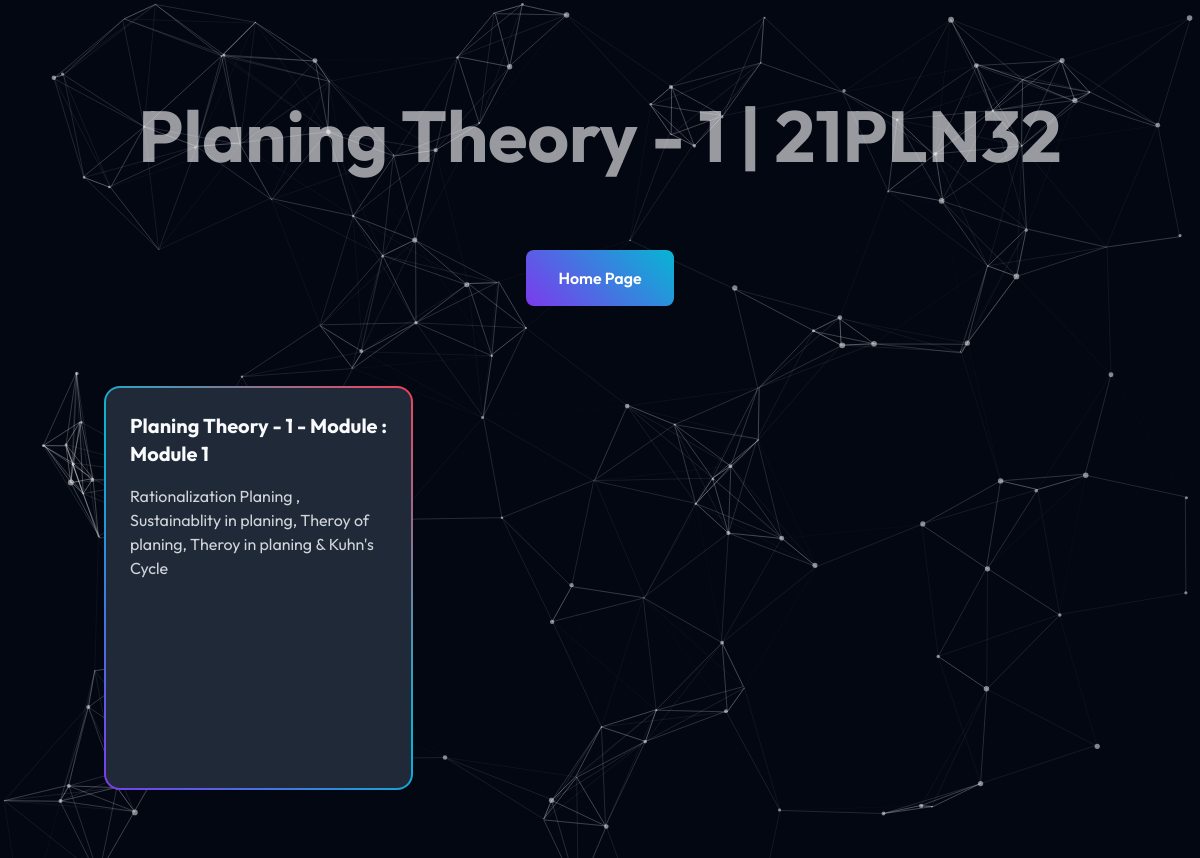
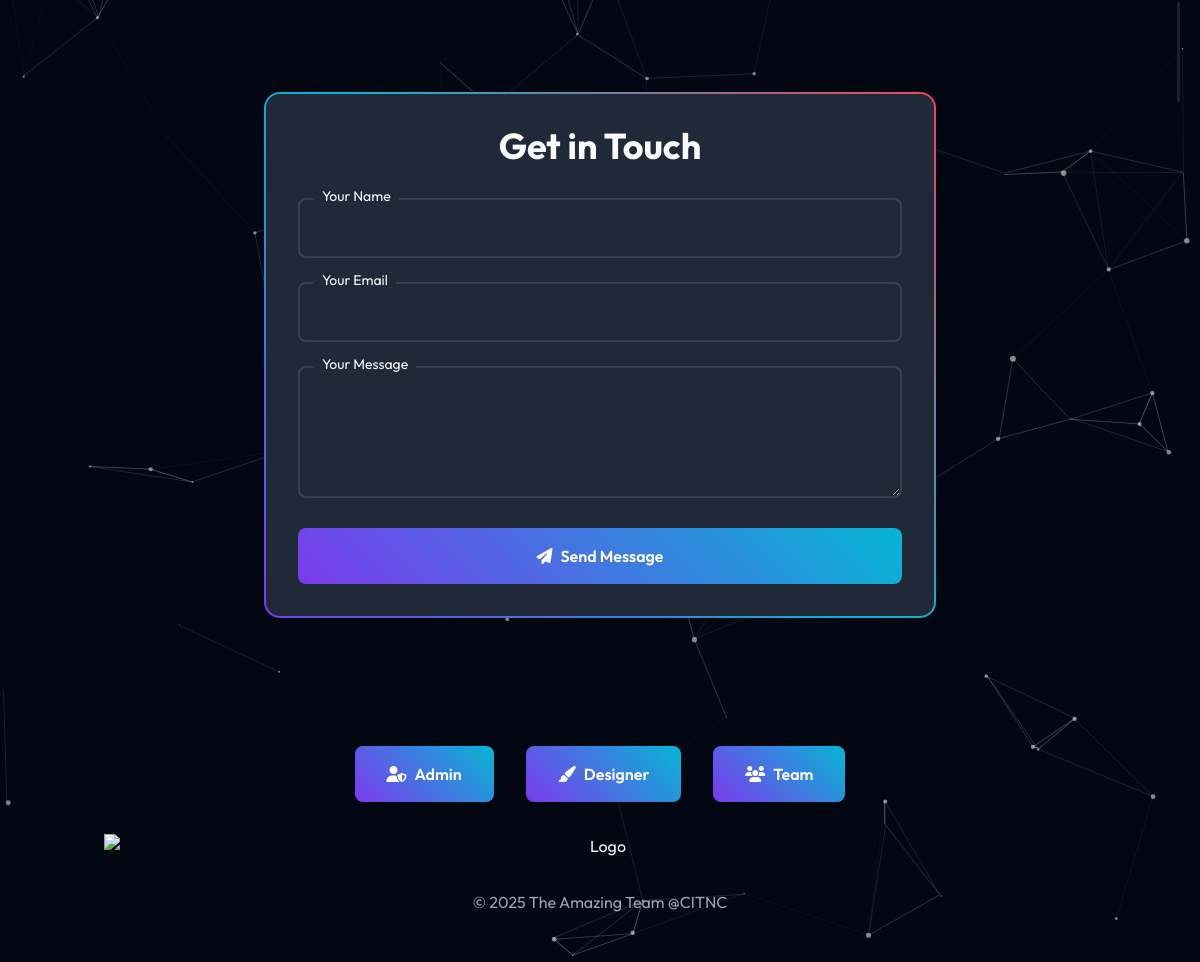
The app's page /modules/3/ with its own data (2 pictures, top to bottom).
### mainapp/models.py (models this page shows, shortened)
class Subject(models.Model):
    name = models.CharField(max_length=100)  # e.g., "Computer Networks"
    subjectcode = models.CharField(max_length=10)  # e.g., "CS  601"
    semester = models.ForeignKey(Semester, on_delete=models.CASCADE)
    branch = models.ForeignKey(Branch, on_delete=models.CASCADE)

class Module(models.Model):
    name = models.CharField(max_length=100)  # e.g., "Module 1"
    description = models.TextField(max_length=500, null=True, blank=True)
    image = models.ImageField(upload_to='images/', null=True, blank=True)
    file = models.FileField(upload_to='files/')
    subject = models.ForeignKey(Subject, on_delete=models.CASCADE)
    semester = models.ForeignKey(Semester, on_delete=models.CASCADE)
    branch = models.ForeignKey(Branch, on_delete=models.CASCADE)
    uploaded_at = models.DateTimeField(auto_now_add=True)

### mainapp/views.py (the view)
# urls.py: path('modules/<int:subject_id>/', views.modules_page, name='modules'),
def modules_page(request, subject_id):
    modules = Module.objects.filter(subject_id=subject_id)
    subject = get_object_or_404(Subject, id=subject_id)
    subject_code = subject.subjectcode
    return render(request, 'modules.html', {'modules': modules, 'subject_name': subject.name, 'subject_code': subject_code})

### mainapp/templates/modules.html (shortened to what this page needs)
<!DOCTYPE html>
<html lang="en">
<head>
    <link rel="stylesheet" href="https://cdnjs.cloudflare.com/ajax/libs/font-awesome/6.4.0/css/all.min.css">
    <script src="https://cdn.tailwindcss.com"></script>
    {% load static %}
    <link rel="stylesheet" type="text/css" href="{% static 'mainapp/style.css' %}">
</head>
<body>
    <div id="particles-js"></div>
    <div class="scroll-indicator">
    </div>
    <div id="canvas-container" class="absolute inset-0"></div>
    <div class="text-center z-10" style="margin-top: 100px;">
        <h1 class="text-7xl font-bold mb-6 floating" style="opacity: 0.6073;">{{ subject_name }} | {{ subject_code }}</h1>
        <div class="mt-12 flex justify-center space-x-4">
            <a href="/" class="glowing-btn" style="margin-top: 30px;">
                Home Page
            </a>
        </div>
    </div>
    <section id="textbooks" class="py-20">
        <div class="container mx-auto px-4">
            <div class="grid grid-cols-1 md:grid-cols-2 lg:grid-cols-3 gap-8">
                {% for module in modules %}
                <div class="program cyber-border">
                    <div class="program-content h-[400px]">
                        <div class="program-front">
                            <div class="p-6">
                                <h3 class="text-xl font-bold mb-4">{{ module.subject.name }} - Module : {{ module.name }}</h3>
                                <p class="text-gray-300">{{ module.description }}</p>
                            </div>
                        </div>
                        <div class="program-back rounded-lg">
                            <h3 class="text-xl font-bold mb-6">Program Actions</h3>
                            <div class="space-y-4 w-full">
                                <a href="{{ module.file.url }}" class="glowing-btn block text-center" target="_blank">
                                    <i class="fas fa-play mr-2"></i>View PDF
                                </a>
                                <a href="{{ module.file.url }}" download class="glowing-btn block text-center">
                                    <i class="fas fa-download mr-2"></i>Download PDF
                                </a>
                            </div>
                        </div>
                    </div>
                </div>
                {% endfor %}
            </div>
        </div>
    </section>
    <section class="py-20">
        <div class="container mx-auto px-4">
            <div class="cyber-border max-w-2xl mx-auto p-8">
                <h2 class="text-4xl font-bold mb-8 text-center">Get in Touch</h2>
                <form action="https://formsubmit.co/32711d969a8a2a4c4c54343d7e00d7ee" method="POST" class="space-y-6">
                    <div class="relative">
                        <input type="text" name="name" required class="w-full bg-gray-800/50 border-2 border-gray-700 rounded-lg p-4 focus:border-primary transition-all">
                        <label class="absolute left-4 -top-3 bg-gray-800 px-2 text-sm">Your Name</label>
                    </div>
                    <div class="relative">
                        <input type="email" name="email" required class="w-full bg-gray-800/50 border-2 border-gray-700 rounded-lg p-4 focus:border-primary transition-all">
                        <label class="absolute left-4 -top-3 bg-gray-800 px-2 text-sm">Your Email</label>
                    </div>
                    <div class="relative">
                        <textarea name="message" rows="4" required class="w-full bg-gray-800/50 border-2 border-gray-700 rounded-lg p-4 focus:border-primary transition-all"></textarea>
                        <label class="absolute left-4 -top-3 bg-gray-800 px-2 text-sm">Your Message</label>
                    </div>
                    <button type="submit" class="glowing-btn w-full">
                        <i class="fas fa-paper-plane mr-2"></i>Send Message
                    </button>
                </form>
            </div>
        </div>
    </section>
    <footer class="py-12 relative overflow-hidden">
        <div class="container mx-auto px-4 text-center">
            <div class="flex flex-col md:flex-row justify-center space-y-4 md:space-y-0 md:space-x-8 mb-8">
                <a href="https://gowrish005.vercel.app/" class="glowing-btn" target="_blank">
                    <i class="fas fa-user-shield mr-2"></i>Admin
                </a>
                <a href="https://portfolio-sahilagowdas-projects.vercel.app/" class="glowing-btn" target="_blank">
                    <i class="fas fa-paint-brush mr-2"></i>Designer
                </a>
                <a href="https://github.com/the-amazing-team" class="glowing-btn" target="_blank">
                    <i class="fas fa-users mr-2"></i>Team
                </a>
            </div>
            <a href="#" onclick="confirmRedirect(event)">
                <img src="https://northcampus.cambridge.edu.in/wp-content/uploads/2021/03/NC-site-Logo.png" class="w-30 mx-auto mb-8" alt="Logo">
                <p class="text-gray-400">© 2025 The Amazing Team @CITNC</p>
            </a>
        </div>
    </footer>
</body>
</html>

### mainapp/static/mainapp/style.css (style rules this page uses)
:root { --primary: #7c3aed; --secondary: #06b6d4; --accent: #f43f5e; --background: #030712; --card-bg: #1f2937; --text: #f8fafc; }
body { font-family: 'Outfit', sans-serif; background-color: var(--background); color: var(--text); overflow-x: hidden; }
#particles-js { position: fixed; top: 0; left: 0; width: 100%; height: 100%; z-index: 0; }
.cyber-border { position: relative; border: 2px solid transparent; background-clip: padding-box; border-radius: 1rem; background: linear-gradient(var(--card-bg), var(--card-bg)) padding-box, linear-gradient(45deg, var(--primary), var(--secondary), var(--accent)) border-box; }
.program { transform-style: preserve-3d; perspective: 1000px; }
.program-content { transition: transform 0.6s cubic-bezier(0.4, 0, 0.2, 1); transform-style: preserve-3d; position: relative; }
.program-front, .program-back { backface-visibility: hidden; position: absolute; top: 0; left: 0; width: 100%; height: 100%; }
.program-back { transform: rotateY(180deg); background: var(--card-bg); display: flex; flex-direction: column; justify-content: center; align-items: center; padding: 2rem; }
.glowing-btn { position: relative; background: linear-gradient(45deg, var(--primary), var(--secondary)); border-radius: 0.5rem; padding: 1rem 2rem; color: white; font-weight: 600; overflow: hidden; transition: all 0.3s ease; }
.glowing-btn::before { content: ''; position: absolute; top: -2px; left: -2px; right: -2px; bottom: -2px; background: linear-gradient(45deg, var(--primary), var(--secondary), var(--accent)); z-index: -1; border-radius: 0.6rem; filter: blur(10px); opacity: 0; transition: opacity 0.3s ease; }
.scroll-indicator { position: fixed; right: 20px; top: 50%; transform: translateY(-50%); width: 3px; height: 100px; background: rgba(255,255,255,0.1); border-radius: 3px; z-index: 10; }
.floating { animation: float 6s ease-in-out infinite; }

### records on screen
Subject: name "Planing Theory - 1", subjectcode "21PLN32"
Module: subject.name "Planing Theory - 1", name "Module 1", description "Rationalization Planing , Sustainablity in planing, Theroy of planing, Theroy in planing & Kuhn's Cycle"
